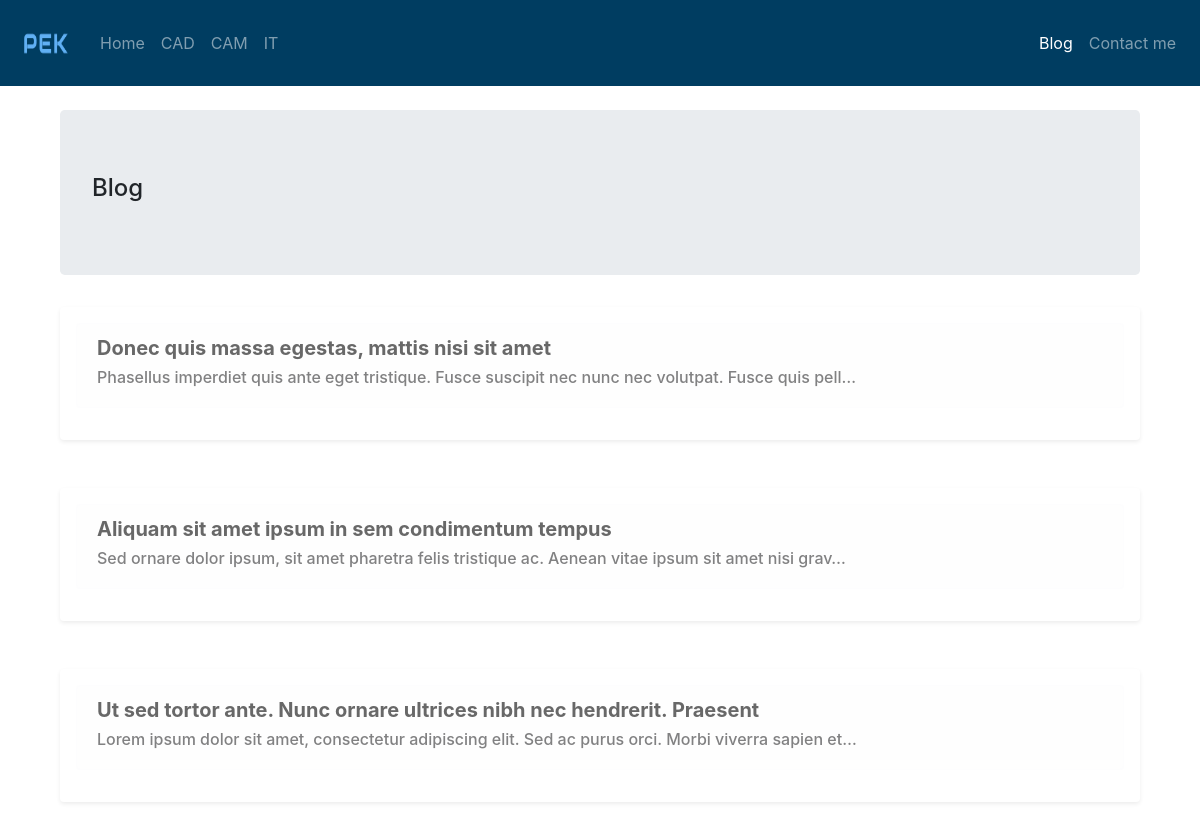
The page /Blog/ on the database its author committed.
### Blog/models.py (models this page shows, shortened)
class Blog(models.Model):
    title = models.CharField(max_length=100)
    description = models.TextField()
    date = models.DateField(auto_now=True)

### Blog/views.py (the view)
# urls.py: path('', views.index, name='Blog'),
def index(request):
    blogs = Blog.objects.all()
    return render(request, 'blog/index.html', {'blogs': blogs})

### templates/Blog/index.html
{% extends 'HOME/base.html' %}
{% block block_content %}
<div class="jumbotron">
               <h4>Blog</h4>
        </div>
{% for blog in blogs %}
<div class="shadow-sm p-3 mb-5 bg-white rounded">
    <div class="alert alert-light" role="alert">
      <h5><a class="alert-link" href="{% url 'blog_detail' blog.id %}">{{ blog.title }}</a></h5>
        <h6>{{ blog.description|truncatechars:100 }}</h6>
    </div>
</div>
{% endfor %}
{% endblock %}

### templates/HOME/base.html (shortened to what this page needs)
<!DOCTYPE html>
{% load static %}
<html lang="en">
  <head>
    <link rel="stylesheet" href="https://stackpath.bootstrapcdn.com/bootstrap/4.5.2/css/bootstrap.min.css">
  </head>
  <body onload="loading()">
<nav class="navbar navbar-expand-lg navbar-dark" style="background-color: #003d61;">
  <a class="navbar-brand" href="{% url 'index' %}">
    <img src="{% static 'base/logo.png' %}" width="60" height="60" alt="PEK" loading="lazy">
  </a>
  <div class="collapse navbar-collapse" id="navbarNav">
    <ul class="navbar-nav">
      <li class="nav-item
      {% url 'index' as home_url %}
      {% if request.get_full_path == home_url %}active{% endif %}">
        <a class="nav-link" href="{% url 'index' %}">Home</a>
      </li>
      <li class="nav-item
      {% url 'CAD' as CAD_url %}
      {% if CAD_url in request.get_full_path %}active{% endif %}">
        <a class="nav-link" href="{% url 'CAD_LANG' %}">CAD</a>
      </li>
      <li class="nav-item
      {% url 'CAM' as CAM_url %}
      {% if CAM_url in request.get_full_path %}active{% endif %}">
        <a class="nav-link" href="{% url 'CAM_probe' %}">CAM</a>
      </li>
      <li class="nav-item
      {% url 'IT' as IT_url %}
      {% if IT_url in request.get_full_path %}active{% endif %}">
        <a class="nav-link" href="{% url 'IT_management' %}">IT</a>
      </li>
      {% url 'IoT' as IoT_url %}
    </ul>
   <div class="navbar-collapse flex-row-reverse">
    <ul class="navbar-nav">
      <li class="nav-item
      {% url 'Blog' as Blog_url %}
      {% if Blog_url in request.get_full_path %}active{% endif %}">
        <a class="nav-link" href="{% url 'Blog' %}">Blog</a>
      </li>
      <li class="nav-item
      {% url 'Contact' as Contact_url %}
      {% if request.get_full_path == Contact_url %}active{% endif %}">
        <a class="nav-link" href="{% url 'Contact' %}">Contact me</a>
      </li>
    </ul>
  </div>
    </div>
</nav>
  <div class="container">
    <div class="container" id="page">
      <br>
      {% block block_content %}{% endblock %}
    </div>
  </div>
  </body>
</html>

### templates/HOME/base.html (style rules this page uses)
#page { display: none; }

### rows shown on the page
Blog: title "Donec quis massa egestas, mattis nisi sit amet", description "Phasellus imperdiet quis ante eget tristique. Fusce suscipit nec nunc nec volutpat. Fusce quis pell…"
Blog: title "Aliquam sit amet ipsum in sem condimentum tempus", description "Sed ornare dolor ipsum, sit amet pharetra felis tristique ac. Aenean vitae ipsum sit amet nisi grav…"
Blog: title "Ut sed tortor ante. Nunc ornare ultrices nibh nec hendrerit. Praesent", description "Lorem ipsum dolor sit amet, consectetur adipiscing elit. Sed ac purus orci. Morbi viverra sapien et…"
